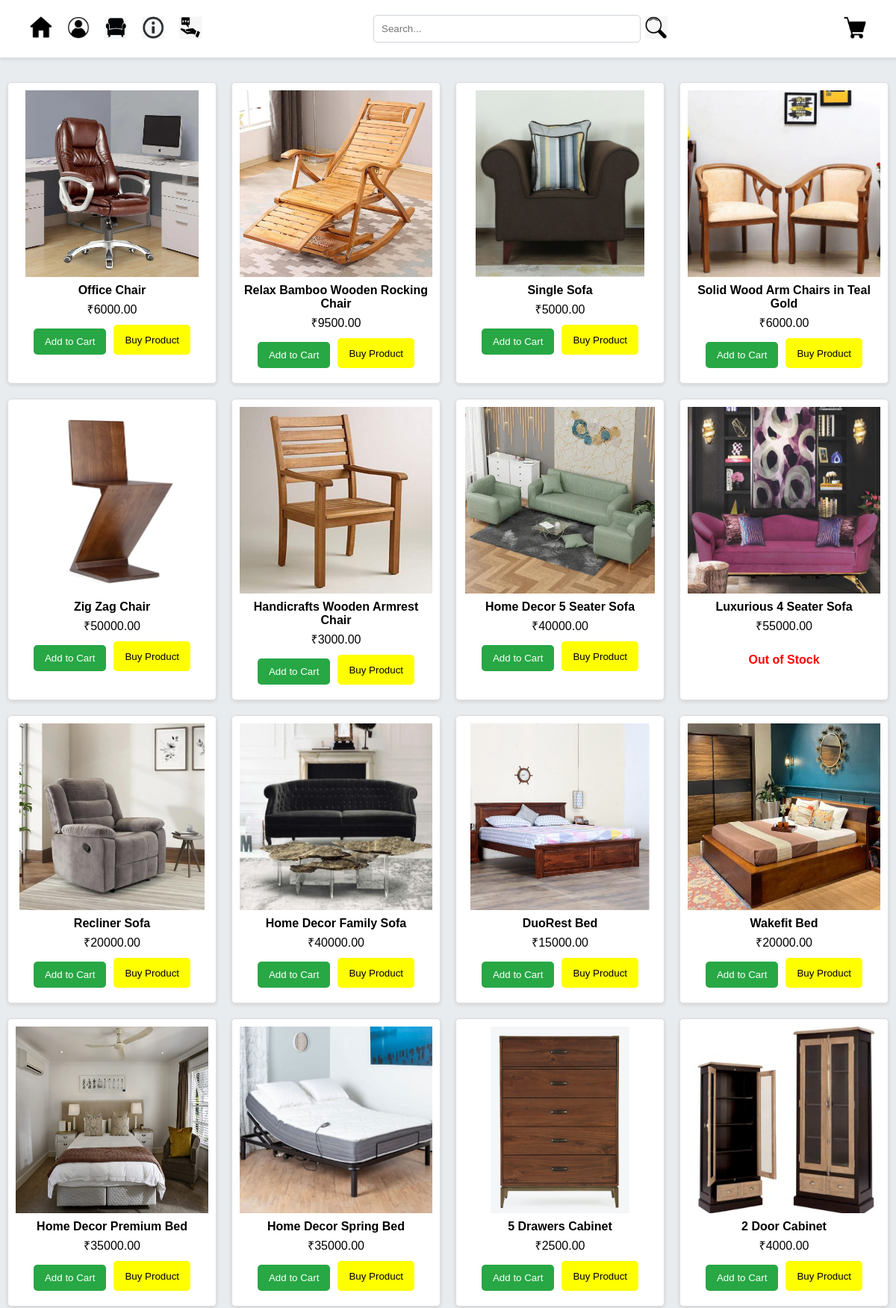
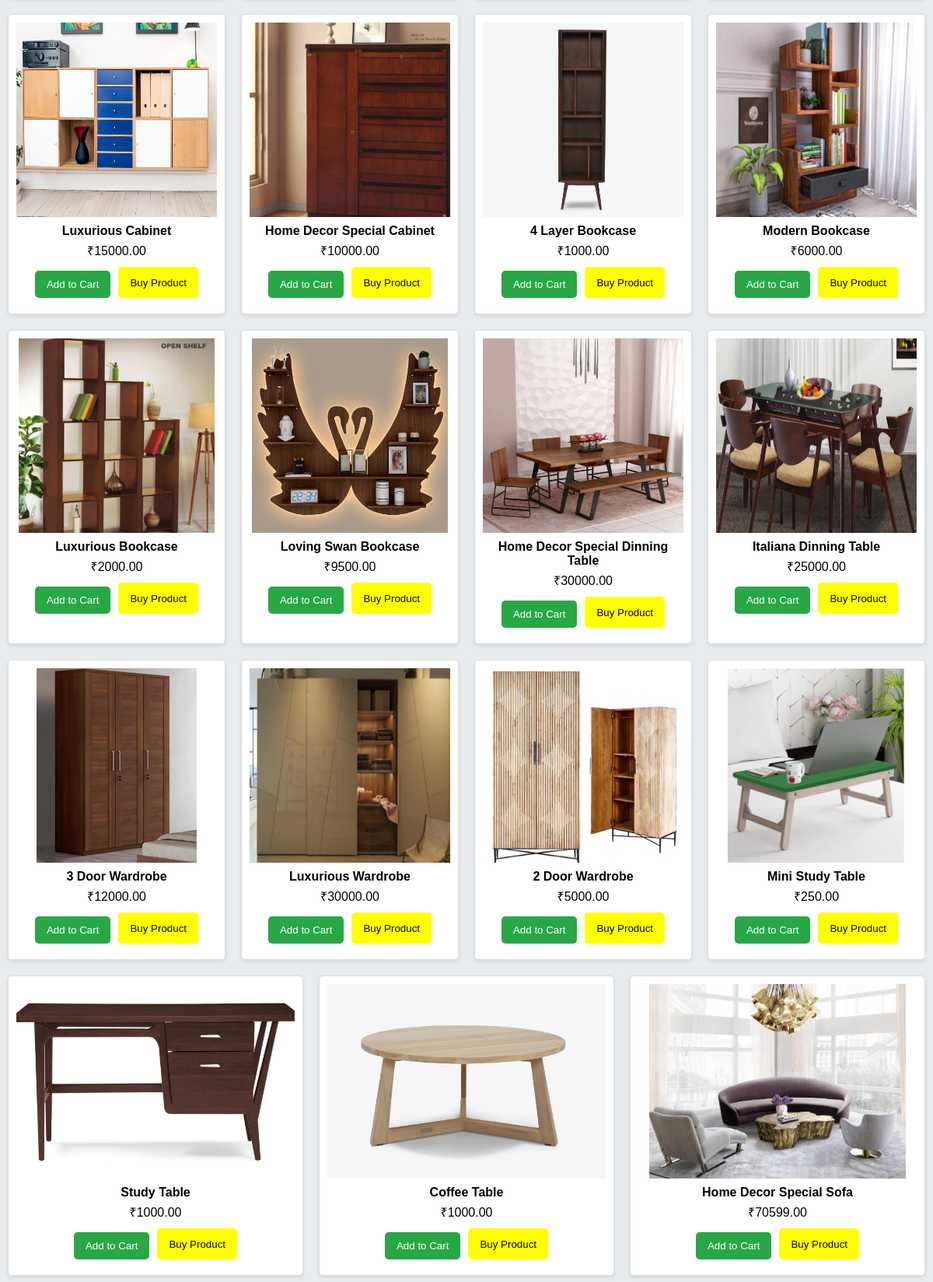
The app's page /product_display.php (upper part) with its own data (2 pictures, top to bottom).
### tables this page shows
CREATE TABLE IF NOT EXISTS `product` (
  `id` int NOT NULL AUTO_INCREMENT,
  `name` varchar(50) NOT NULL,
  `img` varchar(255) DEFAULT NULL,
  `description` text,
  `price` decimal(10,2) NOT NULL,
  `category_id` int DEFAULT NULL,
  `quantity` int NOT NULL,
  `status` enum('best','normal') NOT NULL DEFAULT 'normal',
  PRIMARY KEY (`id`),
  KEY `category_id` (`category_id`)
);

### product_display.php (the view, shortened to what this page needs)
<?php
include 'db.php';
$searchResults = [];
if (isset($_GET['search_query'])) {
    $searchQuery = strtolower(trim($_GET['search_query']));
    $categoryQuery = "SELECT id FROM category WHERE LOWER(name) = '$searchQuery'";
    $categoryResult = mysqli_query($conn, $categoryQuery);
    if ($categoryResult && mysqli_num_rows($categoryResult) > 0) {
        $categoryRow = mysqli_fetch_assoc($categoryResult);
        $categoryId = $categoryRow['id'];
        $query = "SELECT * FROM product WHERE category_id = $categoryId";
        $result = mysqli_query($conn, $query);
        if ($result) {
            while ($row = mysqli_fetch_assoc($result)) {
                $searchResults[] = $row;
            }
        }
    } else {
        $query = "SELECT * FROM product WHERE LOWER(name) LIKE '%$searchQuery%'";
        $result = mysqli_query($conn, $query);
        if ($result) {
            while ($row = mysqli_fetch_assoc($result)) {
                $searchResults[] = $row;
            }
        }
    }
} else {
    $query = "SELECT * FROM product";
    $result = mysqli_query($conn, $query);
    if ($result) {
        while ($row = mysqli_fetch_assoc($result)) {
            $searchResults[] = $row;
        }
    }
}
?>
<!DOCTYPE html>
<html lang="en">
<head>
    <link rel="stylesheet" href="style.css">
    <link rel="stylesheet" href="usercss/product_display.css">
</head>
<body>
    <nav class="menu-bar">
    <div class="menu-icons">
        <a href="index.php" title="Home"><img src="img/icon/home.jpg" alt="Home-icon" class="icon" /></a>
        <?php if (isset($_SESSION['User Name'])): ?>
            <a href="customerProfile_manage.php" title="Profile"><img src="img/icon/user.jpg" alt="Profile-icon" class="icon" /></a>
        <?php else: ?>
            <a href="index.php" title="Sign-In" id="signIn"><img src="img/icon/user.jpg" alt="User-icon" class="icon" /></a>
        <?php endif; ?>
        <a href="product_display.php" title="Product"><img src="img/icon/sofa.jpg" alt="category-icon" class="icon" /></a>
		<a href="contact.php" title="Contact Us"><img src="img/icon/about.jpg" alt="Contact Us-icon" class="icon" /></a>
        <a href="feedback.php" title="Feedback"><img src="img/icon/feedback.jpg" alt="feedback-icon" class="icon" /></a>
    </div>
     <form method="GET" action="product_display.php">
      <div class="search-container">
        <input type="text" name="search_query" placeholder="Search..." required />
        <button type="submit"><img src="img/icon/search.jpg" alt="Search" class="icon" /></button>
    </form>
	<div class="add-to-cart-icon">
	 <a href="cart.php" title="View Cart"><img src="img/icon/add-to-cart.jpg" alt="Add to Cart" class="icon" /></a>
	 </div>
</nav>
<section class="search-results">
    <?php if (!empty($searchResults)): ?>
        <div class="products">
            <?php foreach ($searchResults as $product): ?>
                <div class="product">
                    <div class="product-info">
                        <a href="product_details.php?id=<?php echo urlencode($product['id']); ?>">
                            <img src="<?php echo htmlspecialchars($product['img']); ?>" alt="<?php echo htmlspecialchars($product['name']); ?>" />
                            <p><strong><?php echo htmlspecialchars($product['name']); ?></strong></p>
                            <p>&#8377;<?php echo htmlspecialchars($product['price']); ?></p>
                        </a>
                    </div>
                                      <?php if (isset($product['quantity'])):  ?>
                        <?php if ($product['quantity'] > 0): ?>
                               <form method="POST" action="" style="display: flex; justify-content: center; gap: 10px;">
                                <button type="submit" name="cart" class="add-to-cart">Add to Cart</button>
                                <button type="button" class="buy-product" onclick="window.location.href='shipping.php?id=<?php echo urlencode($product['id']); ?>'">Buy Product</button>
                            </form>
                        <?php else: ?>
                            <h4 style="color: red;">Out of Stock</h4>
                        <?php endif; ?>
                    <?php else: ?>
                        <p style="color: red;">Quantity information not available.</p>
                    <?php endif; ?>
                </div>
            <?php endforeach; ?>
        </div>
    <?php else: ?>
	<div class="msg">
        <p>No products found matching your search or category.</p> </div>
    <?php endif; ?>
</section>
  <?php
   include 'footer.php';
   ?>
</body>
</html>

### style.css (style rules this page uses)
body { font-family: Arial, sans-serif; margin: 0; padding: 0; background-color: #e9ecef; }
.menu-bar { background: #ffffff; display: flex; align-items: center; justify-content: space-between; padding: 10px 20px; position: fixed; width: 100%; top: 0; left: 0; z-index: 1000; box-shadow: 0 2px 5px rgba(0, 0, 0, 0.1); }
.menu-icons { display: flex; align-items: center; }
.menu-icons a { margin-left: 20px; }
.icon { width: 30px; height: 30px; }
.search-container { display: flex; align-items: center; margin: 0 auto; width: 400px; }
.search-container input { padding: 5px; border: 1px solid #ccc; border-radius: 5px; }
.search-container button { border: none; background: transparent; cursor: pointer; }
.add-to-cart-icon { display: flex; gap: 20px; margin-right: 60px; }
input[type="email"], input[type="password"], input[type="text"] { width: 95%; padding: 10px; margin: 10px 0; border: 1px solid #ced4da; border-radius: 5px; }
a { text-decoration: none; color: inherit; }
.product { background-color: white; position: relative; width: 250px; margin: 5px; cursor: pointer; transition: transform 0.3s; display: flex; flex-direction: column; align-items: center; }
.product img { width: 100%; height: 250px; }
.product-info { display: flex; flex-direction: column; align-items: center; text-align: center; }
.product-info p { margin: 5px 0; }
.product-info p strong { display: block; font-weight: bold; }
.product-info p:not(:first-child) { font-weight: normal; }
.add-to-cart { background-color: #28a745; color: white; border: none; border-radius: 5px; padding: 10px 15px; cursor: pointer; margin-top: 10px; margin-bottom: 10px; display: inline-block; }
.buy-product { background-color: #ffff00; color: black; border: none; border-radius: 5px; padding: 10px 15px; margin-top: 5px; margin-bottom: 10px; cursor: pointer; }

### usercss/product_display.css (style rules this page uses)
body { font-family: Arial, sans-serif; margin: 100px 0 0; background-color: #e9ecef; }
.products { display: flex; flex-wrap: wrap; justify-content: space-between; }
.product { background-color: #fff; border: 1px solid #ddd; border-radius: 5px; box-shadow: 0 2px 5px rgba(0, 0, 0, 0.1); margin: 10px; padding: 10px; text-align: center; flex: 1 1 calc(23% - 20px); box-sizing: border-box; }

### records on screen
product: img (picture), name "Office Chair", price "6000.00"
product: img (picture), name "Relax Bamboo Wooden Rocking Chair", price "9500.00"
product: img (picture), name "Single Sofa", price "5000.00"
product: img (picture), name "Solid Wood Arm Chairs in Teal Gold", price "6000.00"
product: img (picture), name "Zig Zag Chair", price "50000.00"
product: img (picture), name "Handicrafts Wooden Armrest Chair", price "3000.00"
product: img (picture), name "Home Decor 5 Seater Sofa", price "40000.00"
product: img (picture), name "Luxurious 4 Seater Sofa", price "55000.00", quantity "Out of Stock"
product: img (picture), name "Recliner Sofa", price "20000.00"
product: img (picture), name "Home Decor Family Sofa", price "40000.00"
product: img (picture), name "DuoRest Bed", price "15000.00"
product: img (picture), name "Wakefit Bed", price "20000.00"
product: img (picture), name "Home Decor Premium Bed", price "35000.00"
product: img (picture), name "Home Decor Spring Bed", price "35000.00"
product: img (picture), name "5 Drawers Cabinet", price "2500.00"
product: img (picture), name "2 Door Cabinet", price "4000.00"
product: img (picture), name "Luxurious Cabinet", price "15000.00"
product: img (picture), name "Home Decor Special Cabinet", price "10000.00"
product: img (picture), name "4 Layer Bookcase", price "1000.00"
product: img (picture), name "Modern Bookcase", price "6000.00"
product: img (picture), name "Luxurious Bookcase", price "2000.00"
product: img (picture), name "Loving Swan Bookcase", price "9500.00"
product: img (picture), name "Home Decor Special Dinning Table", price "30000.00"
product: img (picture), name "Italiana Dinning Table", price "25000.00"
product: img (picture), name "3 Door Wardrobe", price "12000.00"
product: img (picture), name "Luxurious Wardrobe", price "30000.00"
product: img (picture), name "2 Door Wardrobe", price "5000.00"
product: img (picture), name "Mini Study Table", price "250.00"
product: img (picture), name "Study Table", price "1000.00"
product: img (picture), name "Coffee Table", price "1000.00"
product: img (picture), name "Home Decor Special Sofa", price "70599.00"
